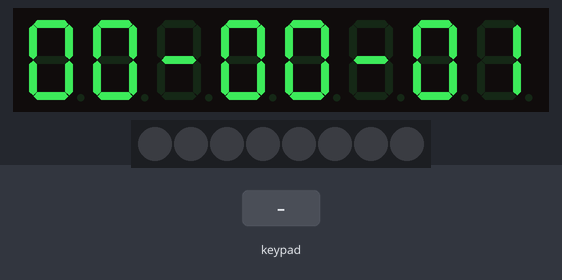
A sketch run on a simulated Arduino Uno, built with avr-gcc and run on an emulated ATmega328P. Parts: 8-digit seven-segment display, 8 RGB LEDs in strip order, left to right. Wiring (inferred from the names in the program): TM1638 display and keys: STB pin 7; clock pin 9; DIO pin 8. The test bench sets the inputs (shaded band).

Above: at 1.6 s.
1.7 s: keypad keys 1 2 pressed 0.4 s apart
At 1.9 s:
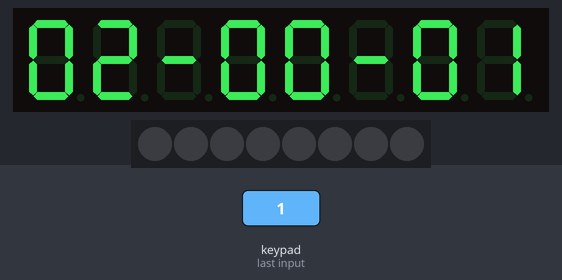
4.0 s: key '1' pressed
At 5.4 s:
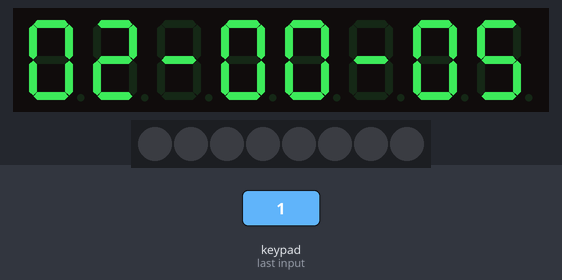
5.6 s: key '2' pressed
At 6.8 s:
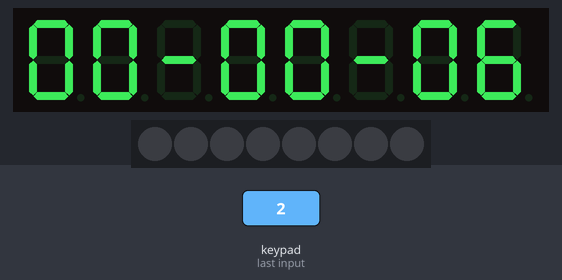
7.2 s: keypad keys 2 5 pressed 0.4 s apart
At 8.3 s:
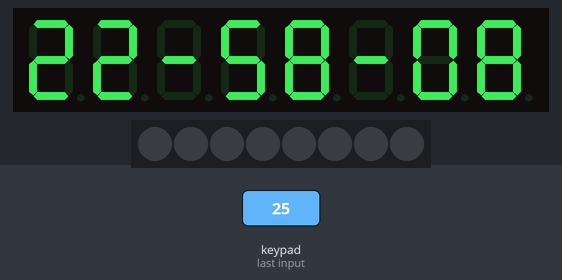
Timing chart, 0 to 10.2 s (numbered marks = the images above; inputs shaded):
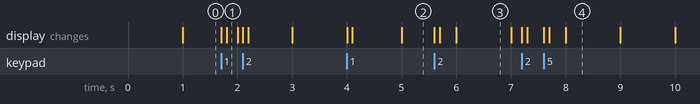

The sketch:

LAB11Checkpoint4.ino
```cpp
//Lab14ch4
const int strobe = 7; // ขา STROBE สำหรับเชื่อมต่อกับโมดูล TM1638
const int clock = 9;  // ขา CLOCK สำหรับเชื่อมต่อกับโมดูล TM1638
const int data = 8;   // ขา DATA สำหรับเชื่อมต่อกับโมดูล TM1638
volatile unsigned int hour, minute, sec; // ประกาศตัวแปรสำหรับเก็บค่าเวลา ชั่วโมง นาที และวินาที
int count = 0; // ประกาศ count สำหรับนับ 100ms ต้องนับ 10ครั้ง จึงเท่ากับ 0.1s

ISR(TIMER1_COMPA_vect) {
  if (count == 10) {
    update_time(); // เรียกฟังก์ชันอัปเดตเวลา
    display_7seg(); // แสดงผลเวลาใน 7-segment display
    count = 0; // รีเซ็ต count กลับเป็น 0
  }
  uint8_t mode = readTM1638_Buttons(); // อ่านค่าจากการกดปุ่มสวิตช์
  if (mode) { // หากมีการกดปุ่มสวิตช์ ให้มาทำงานที่โหมด
    switch (mode) {
      case 0x01: hour < 23 ? hour++ : hour = 0; break; // เพิ่มค่าชั่วโมง หากมากกว่า 23 ให้กลับเป็น 0
      case 0x02: hour > 0 ? hour-- : hour = 23; break; // ลดค่าชั่วโมง หากน้อยกว่า 0 ให้กลับเป็น 23
      case 0x08: minute < 59 ? minute++ : minute = 0; break; // เพิ่มค่านาที หากมากกว่า 59 ให้กลับเป็น 0
      case 0x10: minute > 0 ? minute-- : minute = 59; break; // ลดค่านาที หากน้อยกว่า 0 ให้กลับเป็น 59
      case 0x40: sec = 59; break; // ตั้งค่าวินาทีเป็น 59
      case 0x80: sec = 0; break; // ตั้งค่าวินาทีเป็น 0
    }
    display_7seg(); // แสดงผลเวลาใน 7-segment display
  }
  count++;  // ถ้า count ไม่ถึง 10 ให้นับเพิ่มขึ้นจนถึง 10
}

uint8_t readTM1638_Buttons(void) {
  uint8_t buttons = 0; // ประกาศตัวแปรสำหรับเก็บค่าปุ่มที่กด
  digitalWrite(strobe, LOW); // เริ่มการส่งข้อมูล
  shiftOut(data, clock, LSBFIRST, 0x42); // ส่งคำสั่งอ่านค่าปุ่ม

  pinMode(data, INPUT); // ตั้งค่า DATA เป็นโหมด INPUT

  for (uint8_t i = 0; i < 4; i++) {
    uint8_t v = shiftIn(data, clock, LSBFIRST) << i; // อ่านค่าปุ่มแต่ละปุ่ม
    buttons |= v; // บันทึกค่าปุ่มที่กดลงในตัวแปร buttons
  }

  pinMode(data, OUTPUT); // ตั้งค่า DATA เป็นโหมด OUTPUT
  digitalWrite(strobe, HIGH); // จบการส่งข้อมูล
  return buttons; // ส่งค่าปุ่มที่กดกลับ
}

void sendCommand(uint8_t value) {
  digitalWrite(strobe, LOW); // เริ่มการส่งข้อมูล
  shiftOut(data, clock, LSBFIRST, value); // ส่งคำสั่ง
  digitalWrite(strobe, HIGH); // จบการส่งข้อมูล
}

void reset() {
  sendCommand(0x40); // ตั้งโหมด auto increment
  digitalWrite(strobe, LOW); // เริ่มการส่งข้อมูล
  shiftOut(data, clock, LSBFIRST, 0xc0); // ตั้งค่าเริ่มต้นที่ address 0
  for (uint8_t i = 0; i < 16; i++) {
    shiftOut(data, clock, LSBFIRST, 0x00); // รีเซ็ตค่าทั้งหมด
  }
  digitalWrite(strobe, HIGH); // จบการส่งข้อมูล
}

void setup() {
  TCCR1A = 0; // ตั้งค่า Timer1
  TCNT1 = 0; // ตั้งค่าเริ่มต้นของ Timer1
  OCR1A = 6249; // ตั้งค่าเปรียบเทียบสำหรับ Timer1
  TCCR1B = (1 << CS12 | 0 << CS11 | 0 << CS10 | 1 << WGM12); // ตั้งค่า prescaler เป็น 256
  TIMSK1 = (1 << OCIE1A); // เปิดใช้งาน Timer1 Compare Match A interrupt
  pinMode(strobe, OUTPUT); // ตั้งค่า STROBE เป็นโหมด OUTPUT
  pinMode(clock, OUTPUT); // ตั้งค่า CLOCK เป็นโหมด OUTPUT
  pinMode(data, OUTPUT); // ตั้งค่า DATA เป็นโหมด OUTPUT
  Serial.begin(9600); // เริ่มต้น Serial communication
  hour = 0; // ตั้งค่าเริ่มต้นของชั่วโมงเป็น 0
  minute = 0; // ตั้งค่าเริ่มต้นของนาทีเป็น 0
  sec = 0; // ตั้งค่าเริ่มต้นของวินาทีเป็น 0
  sendCommand(0x8f); // เปิดใช้งานโมดูล TM1638
  reset(); // รีเซ็ตค่าทั้งหมด
  display_7seg(); // แสดงผลเวลาใน 7-segment display
}

void update_time() {
  if (sec == 59) { // ถ้าวินาทีเท่ากับ 59
    sec = 0; // รีเซ็ตวินาทีเป็น 0
    if (minute == 59) { // ถ้านาทีเท่ากับ 59
      minute = 0; // รีเซ็ตนาทีเป็น 0
      hour == 23 ? 0 : hour++; // ถ้าชั่วโมงเท่ากับ 23 ให้รีเซ็ตเป็น 0 หากไม่ใช่ให้เพิ่มค่าชั่วโมง
    } else {
      minute++; // เพิ่มค่านาที
    }
  } else {
    sec++; // เพิ่มค่าวินาที
  }
}

void display_7seg() {
   uint8_t digits[] = { 0x3f, 0x06, 0x5b, 0x4f, 0x66, 0x6d, 0x7d, 0x07, 0x7f, 0x6f }; // ตั้งค่าโค้ดสำหรับตัวเลข 0-9 ใน 7-segment display
   sendCommand(0x44); // ตั้งค่า single address mode

   // Hour
   digitalWrite(strobe, LOW); // เริ่มการส่งข้อมูล
   shiftOut(data, clock, LSBFIRST, 0xc0); // ตั้งค่า address สำหรับแสดงผลชั่วโมงหลักสิบ
   shiftOut(data, clock, LSBFIRST, digits[hour / 10]); // ส่งข้อมูลชั่วโมงหลักสิบ
   digitalWrite(strobe, HIGH); // จบการส่งข้อมูล

   digitalWrite(strobe, LOW); // เริ่มการส่งข้อมูล
   shiftOut(data, clock, LSBFIRST, 0xc2); // ตั้งค่า address สำหรับแสดงผลชั่วโมงหลักหน่วย
   shiftOut(data, clock, LSBFIRST, digits[hour % 10]); // ส่งข้อมูลชั่วโมงหลักหน่วย
   digitalWrite(strobe, HIGH); // จบการส่งข้อมูล

   // Seperator
   digitalWrite(strobe, LOW); // เริ่มการส่งข้อมูล
   shiftOut(data, clock, LSBFIRST, 0xc4); // ตั้งค่า address สำหรับแสดงผลตัวคั่น
   shiftOut(data, clock, LSBFIRST, 0x40); // ส่งข้อมูลตัวคั่น
   digitalWrite(strobe, HIGH); // จบการส่งข้อมูล

   // Minute
   digitalWrite(strobe, LOW); // เริ่มการส่งข้อมูล
   shiftOut(data, clock, LSBFIRST, 0xc6); // ตั้งค่า address สำหรับแสดงผลนาทีหลักสิบ
   shiftOut(data, clock, LSBFIRST, digits[minute / 10]); // ส่งข้อมูลนาทีหลักสิบ
   digitalWrite(strobe, HIGH); // จบการส่งข้อมูล

   digitalWrite(strobe, LOW); // เริ่มการส่งข้อมูล
   shiftOut(data, clock, LSBFIRST, 0xc8); // ตั้งค่า address สำหรับแสดงผลนาทีหลักหน่วย
   shiftOut(data, clock, LSBFIRST, digits[minute % 10]); // ส่งข้อมูลนาทีหลักหน่วย
   digitalWrite(strobe, HIGH); // จบการส่งข้อมูล

   // Seperator
   digitalWrite(strobe, LOW); // เริ่มการส่งข้อมูล
   shiftOut(data, clock, LSBFIRST, 0xca); // ตั้งค่า address สำหรับแสดงผลตัวคั่น
   shiftOut(data, clock, LSBFIRST, 0x40); // ส่งข้อมูลตัวคั่น
   digitalWrite(strobe, HIGH); // จบการส่งข้อมูล

   // Second
   digitalWrite(strobe, LOW); // เริ่มการส่งข้อมูล
   shiftOut(data, clock, LSBFIRST, 0xcc); // ตั้งค่า address สำหรับแสดงผลวินาทีหลักสิบ
   shiftOut(data, clock, LSBFIRST, digits[sec / 10]); // ส่งข้อมูลวินาทีหลักสิบ
   digitalWrite(strobe, HIGH); // จบการส่งข้อมูล

   digitalWrite(strobe, LOW); // เริ่มการส่งข้อมูล
   shiftOut(data, clock, LSBFIRST, 0xce); // ตั้งค่า address สำหรับแสดงผลวินาทีหลักหน่วย
   shiftOut(data, clock, LSBFIRST, digits[sec % 10]); // ส่งข้อมูลวินาทีหลักหน่วย
   digitalWrite(strobe, HIGH); // จบการส่งข้อมูล
}

void loop() {
  // ว่าง ไม่มีการทำงานใน loop
}
```

Measured:
- what the display in image 3 shows lasts 1.0 s, from 6.0 s to 7.0 s
